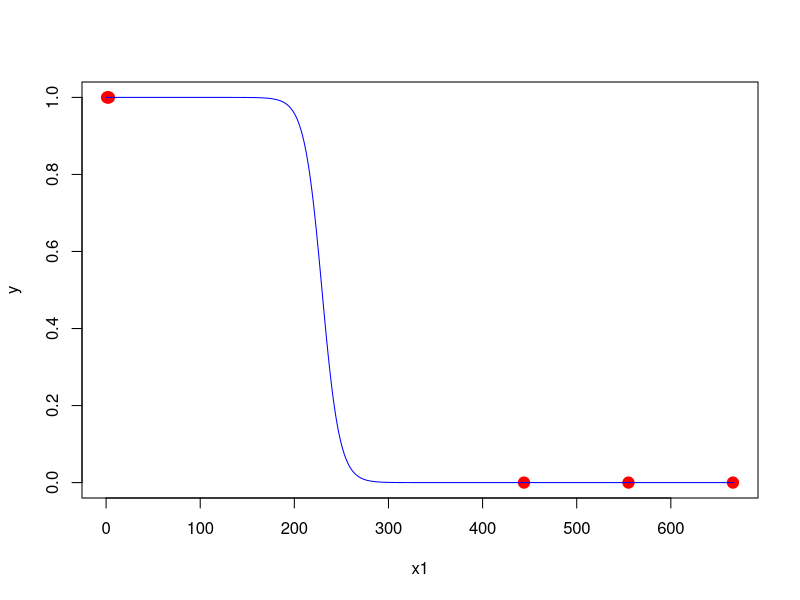

R code for this plot:
# This was used to be a playground for logistic regression. Feel free to do anything here.

x1 <- c(1,2,3,4,5,6,7)
x2 <- rnorm(7)

y <- exp(2+3*x1+5*x2)/(1+exp(2+3*x1+5*x2))

logistic.fit <- glm(y ~ x1+x2, family = binomial(link="logit"))
logistic.fit

x1 <- c(1,2,3,4,5,6,7)
x2 <- rnorm(7)

y <- rep(c(exp(1)/(1+exp(1))),7)

logistic.fit <- glm(y ~ x1+x2, family = binomial(link="logit"))
logistic.fit

x1 <- c(1,2,3,4,5,6,7)
x2 <- rnorm(7)

y <- c(1,0,1,1,1,0,0)

logistic.fit <- glm(y ~ x1+x2, family = binomial(link="logit"))
logistic.fit



x1 <- c(1,2,3,444,555,666)
x2 <- seq(min(x1)-1,max(x1)+1,0.01)

y <- c(1,1,1,0,0,0)

logistic.fit <- glm(y ~ x1, family = binomial(link="logit"))
coef <- logistic.fit$coefficients
coef

logreg <- function(z){
	exp(z)/(1+exp(z))
}

plot(x1,y,pch=19,cex=1.5,col='red')
points(x2,logreg(coef[1]+coef[2]*x2),pch=19,type='l',col='blue')